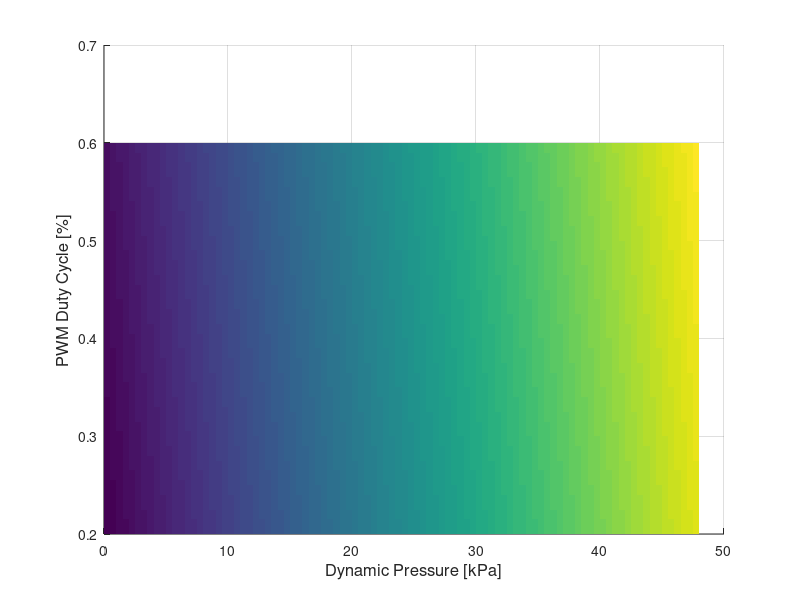

The MATLAB script that drew this image: (Note: this script raises an error after producing the figure.)
% This file generates the pump maps for the Swiftech MCP35X
% The input file data was collected in Feb, 2016 by M. Williams
% Raw data can be found in:
%         \\Experimental System\Sensor Calibration Data\Pumps\Compiled.xlsx

% loading pump data
load MAP_DATA

% NOTE: all pressures are in terms of (Pout-Pin)
Q   = data.q;           % flow rate [GPM]
P   = data.pres_Pa;     % dynamic pressure [Pa]
ETA = data.eta;         % efficiency [%]
PWM = data.PWM/100;     % PWM duty cycle [%]
H   = data.h;           % theoretical head [mPG] 
WHP = data.whp;         % water horse power



%% FLOW RATE MAP CREATION 

% array for determing linear coefficiencts of h = k1 + k2*P + k3*PWM
X_h = [ones(size(H)) P PWM ];
% solving for coefficients by least-squares
a_h = X_h\H;

% determining error between the model and the data
H_model = X_h*a_h;
error = (H_model-H);
MaxErr = max(abs(error))

% Generating a lookup table 
PWMmap = 0.2:.005:0.6;
Pmap = 0:500:48000;
for c1 = 1:length(PWMmap)
    for c2 = 1:length(Pmap)
        h_map(c1,c2) =  a_h(1) + a_h(2)*Pmap(c2) + a_h(3)*PWMmap(c1);
    end
end

% plotting the map 
figure; hold on; grid on;
xlabel('Dynamic Pressure [kPa]','FontSize',12); ylabel('PWM Duty Cycle [%]','FontSize',12); zlabel('Head [m]','FontSize',12); 
surf(Pmap./1000,PWMmap,h_map,'LineStyle','none'); alpha(0.5)
% plotting the raw data
scatter3(data.pres_Pa./1000,data.PWM/100,data.h,500,'.k');
ylim([0.2 0.6]); xlim([0 max(Pmap)/1000]); view([-34 16]);
colormap jet

% Generating a flow rate look up table
rho = 1041; g = 9.81; A = 0.000126676869768334;
clear Q_calc
for c1 = 1:length(PWMmap)
    for c2 = 1:length(Pmap)
        if ((h_map(c1,c2)-(Pmap(c2))/rho/g)*2*g) > 0
            Q_map(c1,c2) = (((h_map(c1,c2)-(Pmap(c2))/rho/g)*2*g)^(1/2) * A)*60*1000/3.78541;  % GPM
        else
            Q_map(c1,c2) = 0;
        end
    end
end
figure; surf(Pmap./1000,PWMmap,Q_map,'LineStyle','none'); hold on; xlabel('Dynamic Pressure [kPa]'); 
ylabel('PWM Duty Cycle [%]'); zlabel('Flow Rate');
alpha(0.5)
scatter3(data.pres_Pa./1000,data.PWM/100,data.q,500,'.k');

%% DATA STORAGE
% Store the input vectors and lookup table array in a structure
PumpProp.units     = {'Pascals','%','GPM','kg/s','meter','Watt','%'};
PumpProp.note      = {'Pressures are Pout-Pin'};
PumpProp.P         = Pmap;
PumpProp.PWM       = PWMmap.*100;
PumpProp.Q         = Q_map;
PumpProp.mdot      = Q_map.*1.04/15.85;
PumpProp.Head      = h_map;




%% EFFICIENCY MAP CREATION
% array for determing coefficiencts of 
%      eta = k1 + k2*WHP + k3*PWM + k4*WHP^2 + k5*PWM^2 + k6*WHP*PWM
X_eta = [ones(size(PWM)) WHP PWM WHP.^2 PWM.^2 WHP.*PWM];
% solving for coefficients by least-squares
a_eta = X_eta\ETA;

% determining error between the model and the data
ETA_model = X_eta*a_eta;
error = (ETA_model-ETA);
MaxErr = max(abs(error))

Wmap = 0:.1:6.5;
PWMmap = 0.2:.005:0.6;

for c1 = 1:length(Wmap)
    for c2 = 1:length(PWMmap)
        eta_map(c1,c2) = a_eta(1) + a_eta(2)*Wmap(c1) + a_eta(3)*PWMmap(c2) + a_eta(4)*Wmap(c1)^2 + a_eta(5)*PWMmap(c2)^2 + a_eta(6)*Wmap(c1)*PWMmap(c2)  ;
    end
end

% plotting the map 
figure; surf(PWMmap,Wmap,eta_map,'LineStyle','none'); hold on; 
xlabel('PWM Duty Cycle [%]'); ylabel('Water HP [Watt]'); zlabel('Efficiency [%]');
alpha(0.5)
% plotting the raw data
scatter3(PWM,WHP,ETA,500,'.k');

h = colorbar;
ylabel(h, 'Efficiency [%]')
zlim([0 30]); ylim([0 6.5]); xlim([0.2 0.6]); view(-49,11); caxis([0 30])

%% DATA STORAGE
% Store the input vectors and lookup table array in a structure
PumpProp.WHP       = Wmap;
PumpProp.eta       = eta_map;
save PumpProp
